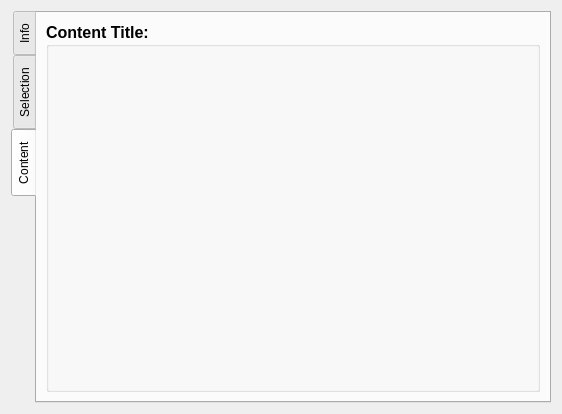
<?xml version="1.0" encoding="UTF-8"?>
<ui version="4.0">
 <class>ControlUnit_Dialog</class>
 <widget class="QDialog" name="ControlUnit_Dialog">
  <property name="windowModality">
   <enum>Qt::ApplicationModal</enum>
  </property>
  <property name="geometry">
   <rect>
    <x>0</x>
    <y>0</y>
    <width>562</width>
    <height>414</height>
   </rect>
  </property>
  <property name="sizePolicy">
   <sizepolicy hsizetype="Expanding" vsizetype="Expanding">
    <horstretch>0</horstretch>
    <verstretch>0</verstretch>
   </sizepolicy>
  </property>
  <property name="windowTitle">
   <string>Control Unit</string>
  </property>
  <layout class="QGridLayout" name="main_verticalLayout">
   <item row="0" column="0">
    <widget class="QTabWidget" name="tabWidget">
     <property name="tabPosition">
      <enum>QTabWidget::West</enum>
     </property>
     <property name="tabShape">
      <enum>QTabWidget::Rounded</enum>
     </property>
     <property name="currentIndex">
      <number>2</number>
     </property>
     <property name="elideMode">
      <enum>Qt::ElideNone</enum>
     </property>
     <property name="movable">
      <bool>true</bool>
     </property>
     <widget class="QWidget" name="tab">
      <property name="sizePolicy">
       <sizepolicy hsizetype="Expanding" vsizetype="Expanding">
        <horstretch>0</horstretch>
        <verstretch>0</verstretch>
       </sizepolicy>
      </property>
      <attribute name="title">
       <string>Info</string>
      </attribute>
      <layout class="QGridLayout" name="gridLayout_2">
       <item row="0" column="0" colspan="2">
        <widget class="QLabel" name="title_label">
         <property name="sizePolicy">
          <sizepolicy hsizetype="Expanding" vsizetype="Preferred">
           <horstretch>0</horstretch>
           <verstretch>0</verstretch>
          </sizepolicy>
         </property>
         <property name="minimumSize">
          <size>
           <width>0</width>
           <height>0</height>
          </size>
         </property>
         <property name="maximumSize">
          <size>
           <width>16777215</width>
           <height>16777215</height>
          </size>
         </property>
         <property name="font">
          <font>
           <pointsize>22</pointsize>
          </font>
         </property>
         <property name="text">
          <string>Control Unit</string>
         </property>
        </widget>
       </item>
       <item row="1" column="0">
        <widget class="QGroupBox" name="information_groupBox">
         <property name="sizePolicy">
          <sizepolicy hsizetype="Expanding" vsizetype="Expanding">
           <horstretch>0</horstretch>
           <verstretch>0</verstretch>
          </sizepolicy>
         </property>
         <property name="minimumSize">
          <size>
           <width>0</width>
           <height>0</height>
          </size>
         </property>
         <property name="maximumSize">
          <size>
           <width>16777215</width>
           <height>16777215</height>
          </size>
         </property>
         <property name="font">
          <font>
           <pointsize>12</pointsize>
           <weight>75</weight>
           <bold>true</bold>
          </font>
         </property>
         <property name="title">
          <string>Information:</string>
         </property>
        </widget>
       </item>
      </layout>
     </widget>
     <widget class="QWidget" name="tab_2">
      <property name="sizePolicy">
       <sizepolicy hsizetype="Expanding" vsizetype="Expanding">
        <horstretch>0</horstretch>
        <verstretch>0</verstretch>
       </sizepolicy>
      </property>
      <attribute name="title">
       <string>Selection</string>
      </attribute>
      <layout class="QGridLayout" name="gridLayout">
       <item row="1" column="0">
        <widget class="QGroupBox" name="selection_groupBox">
         <property name="sizePolicy">
          <sizepolicy hsizetype="Expanding" vsizetype="Expanding">
           <horstretch>0</horstretch>
           <verstretch>0</verstretch>
          </sizepolicy>
         </property>
         <property name="minimumSize">
          <size>
           <width>0</width>
           <height>0</height>
          </size>
         </property>
         <property name="maximumSize">
          <size>
           <width>16777215</width>
           <height>16777215</height>
          </size>
         </property>
         <property name="font">
          <font>
           <pointsize>12</pointsize>
           <weight>75</weight>
           <bold>true</bold>
          </font>
         </property>
         <property name="title">
          <string>Selection:</string>
         </property>
         <property name="alignment">
          <set>Qt::AlignLeading|Qt::AlignLeft|Qt::AlignTop</set>
         </property>
         <layout class="QGridLayout" name="gridLayout_4">
          <item row="0" column="0">
           <layout class="QVBoxLayout" name="selButtons_verticalLayout">
            <item>
             <widget class="QPushButton" name="exit_pushButton">
              <property name="sizePolicy">
               <sizepolicy hsizetype="Expanding" vsizetype="Expanding">
                <horstretch>0</horstretch>
                <verstretch>0</verstretch>
               </sizepolicy>
              </property>
              <property name="minimumSize">
               <size>
                <width>0</width>
                <height>0</height>
               </size>
              </property>
              <property name="maximumSize">
               <size>
                <width>16777215</width>
                <height>16777215</height>
               </size>
              </property>
              <property name="font">
               <font>
                <pointsize>10</pointsize>
               </font>
              </property>
              <property name="text">
               <string>       &amp;Exit Control Unit        </string>
              </property>
              <property name="icon">
               <iconset resource="../../resources/FreeSSM.qrc">
                <normaloff>:/icons/oxygen/32x32/system-shutdown.png</normaloff>:/icons/oxygen/32x32/system-shutdown.png</iconset>
              </property>
              <property name="iconSize">
               <size>
                <width>32</width>
                <height>32</height>
               </size>
              </property>
             </widget>
            </item>
           </layout>
          </item>
         </layout>
        </widget>
       </item>
      </layout>
     </widget>
     <widget class="QWidget" name="tab_3">
      <property name="sizePolicy">
       <sizepolicy hsizetype="Expanding" vsizetype="Expanding">
        <horstretch>0</horstretch>
        <verstretch>0</verstretch>
       </sizepolicy>
      </property>
      <attribute name="title">
       <string>Content</string>
      </attribute>
      <layout class="QGridLayout" name="gridLayout_3">
       <item row="0" column="0">
        <widget class="QGroupBox" name="content_groupBox">
         <property name="sizePolicy">
          <sizepolicy hsizetype="Expanding" vsizetype="Expanding">
           <horstretch>0</horstretch>
           <verstretch>0</verstretch>
          </sizepolicy>
         </property>
         <property name="minimumSize">
          <size>
           <width>0</width>
           <height>0</height>
          </size>
         </property>
         <property name="font">
          <font>
           <pointsize>12</pointsize>
           <weight>75</weight>
           <bold>true</bold>
          </font>
         </property>
         <property name="title">
          <string>Content Title:</string>
         </property>
         <layout class="QGridLayout" name="content_gridLayout">
          <property name="leftMargin">
           <number>0</number>
          </property>
          <property name="topMargin">
           <number>0</number>
          </property>
          <property name="rightMargin">
           <number>0</number>
          </property>
          <property name="bottomMargin">
           <number>0</number>
          </property>
         </layout>
        </widget>
       </item>
      </layout>
     </widget>
    </widget>
   </item>
  </layout>
 </widget>
 <resources>
  <include location="../../resources/FreeSSM.qrc"/>
 </resources>
 <connections/>
</ui>
